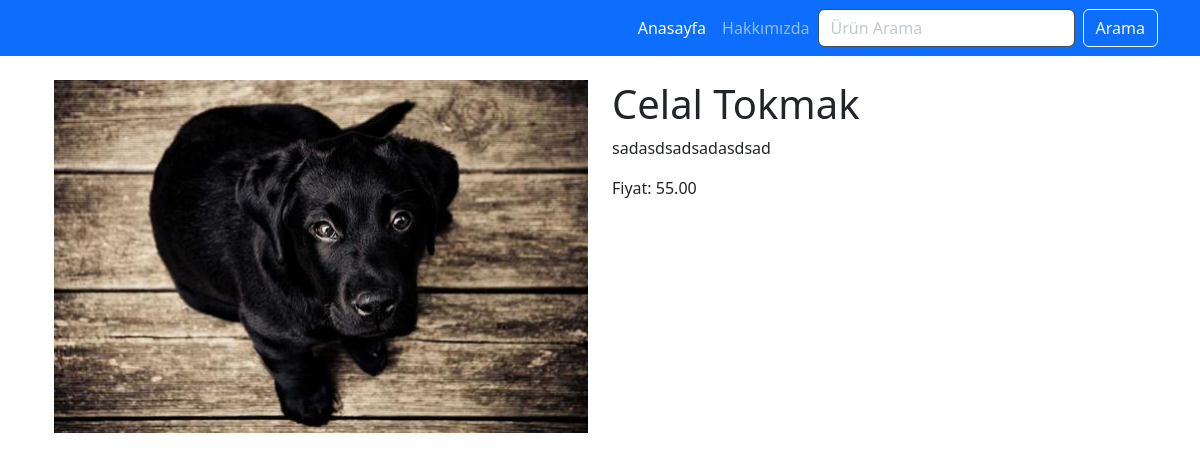
/product/celal-tokmak/, run on the app's committed database.
### myapp/models.py (models this page shows, shortened)
class Product(models.Model):
    name = models.CharField(max_length=200)
    description = models.TextField()
    price = models.DecimalField(max_digits=8, decimal_places=2)
    image = models.ImageField(upload_to='products/', null=True, blank=True)
    slug = AutoSlugField(populate_from='name', unique=True)
    category = models.ForeignKey(Category, related_name='products', on_delete=models.CASCADE,  null=True, blank=True)
    active = models.BooleanField(default=True)

### myapp/views.py (the view)
# urls.py: path('product/<slug:slug>/', views.product_detail, name='product_detail'),
def product_detail(request, slug):
    product = get_object_or_404(Product, slug=slug)
    return render(request, 'myapp/product_detail.html', {'product': product})

### myapp/templates/myapp/product_detail.html
{% extends 'myapp/base.html' %}
{% load static %}
{% block content %}
<div class="container">
  <div class="row">
    <div class="col-md-6">
      <img class="img-fluid" src="{{ product.image.url }}" alt="{{ product.name }}">
    </div>
    <div class="col-md-6">
      <h1>{{ product.name }}</h1>
      <p>{{ product.description }}</p>
      <p>Fiyat: {{ product.price }} </p>
    </div>
  </div>
</div>
{% endblock %}

### data on the page
Product: image (picture), name "Celal Tokmak", description "sadasdsadsadasdsad", price "55.00"
